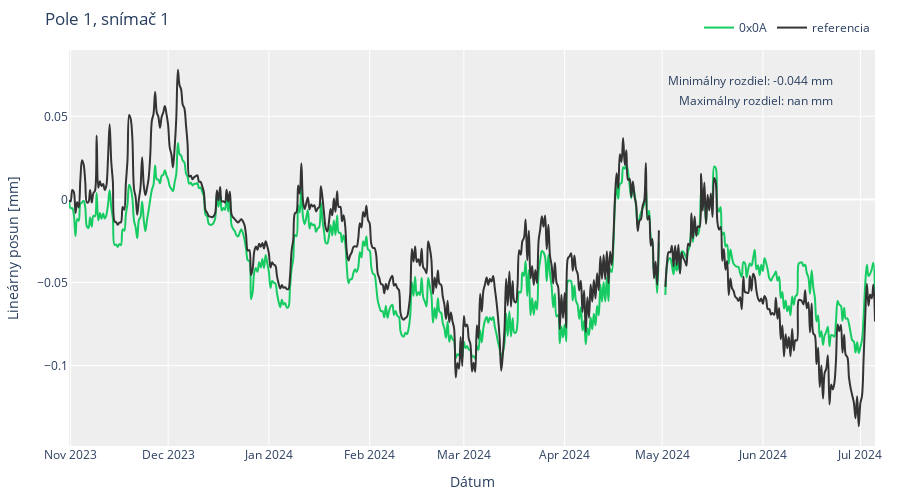

The notebook cell this image was saved under:
### Code cell
import pandas as pd
import plotly.express as px

df_sens = df_spans_flattened[0]
df_ref = df_spans_flattened[3]

average_set = "12h"

# Convert 'time_server_UTC' to datetime and resample
df_sens['time_server_UTC'] = pd.to_datetime(df_sens['time_server_UTC'])
df_ref['time_server_UTC'] = pd.to_datetime(df_ref['time_server_UTC'])

# Resample and compute mean for the relevant columns
df_sens_resampled = df_sens.resample(average_set, on='time_server_UTC')[
    '10.pv1'].mean() * 25 - 12.065081

df_ref_resampled = df_ref.resample(average_set, on='time_server_UTC')[
    '4.pv2'].mean() * 25 - 9.560792

# Calculate the difference between the two Series
difference_resampled = df_sens_resampled - df_ref_resampled

# Sort difference_resampled by values
sorted_difference_resampled = difference_resampled.sort_values()

# Calculate min and max differences
min_difference = sorted_difference_resampled.iloc[0]
max_difference = sorted_difference_resampled.iloc[-1]

# Create a Plotly line plot for '0x0A' and 'reference' with custom line colors
fig_combined_pv = px.line()
fig_combined_pv.add_scatter(
    x=df_sens_resampled.index, y=df_sens_resampled, name='0x0A', mode='lines', line_shape='spline', line_color='#16CC62')
fig_combined_pv.add_scatter(
    x=df_ref_resampled.index, y=df_ref_resampled, name='referencia', mode='lines', line_shape='spline', line_color='#333333')

# Add text annotations for min and max differences
fig_combined_pv.add_annotation(
    text=f'Minimálny rozdiel: {min_difference:.3f} mm', xref='paper', yref='paper', x=0.95, y=0.95, showarrow=False)
fig_combined_pv.add_annotation(
    text=f'Maximálny rozdiel: {max_difference:.3f} mm', xref='paper', yref='paper', x=0.95, y=0.90, showarrow=False)

fig_combined_pv.update_layout(title='Pole 1, snímač 1',
                              xaxis_title='Dátum',
                              yaxis_title='Lineárny posun [mm]',
                              legend=dict(orientation='h', yanchor='bottom',
                                          y=1.02, xanchor='right', x=1),
                              plot_bgcolor='#EEEEEE',
                              width=900, height=500,
                              margin=dict(l=50, r=25, t=50, b=50))

# Show the plot
fig_combined_pv.show()

### Figure 1 — Plotly figure (JSON) as saved in the notebook; plotly's stock layout.template omitted (floating-point values rounded to 4 significant figures; data arrays with more than 128 entries replaced by an {"elided": "..."} marker saying what was removed)
{"data": [{"hovertemplate": "<extra></extra>", "legendgroup": "", "line": {"color": "#636efa", "dash": "solid"}, "marker": {"symbol": "circle"}, "mode": "lines", "name": "", "orientation": "v", "showlegend": false, "type": "scatter", "xaxis": "x", "yaxis": "y"}, {"line": {"color": "#16CC62", "shape": "spline"}, "mode": "lines", "name": "0x0A", "type": "scatter", "x": {"elided": "497 str values"}, "y": {"elided": "497 float values"}}, {"line": {"color": "#333333", "shape": "spline"}, "mode": "lines", "name": "referencia", "type": "scatter", "x": {"elided": "497 str values"}, "y": {"elided": "497 float values"}}], "layout": {"annotations": [{"showarrow": false, "text": "Minimálny rozdiel: -0.044 mm", "x": 0.95, "xref": "paper", "y": 0.95, "yref": "paper"}, {"showarrow": false, "text": "Maximálny rozdiel: nan mm", "x": 0.95, "xref": "paper", "y": 0.9, "yref": "paper"}], "height": 500, "legend": {"orientation": "h", "tracegroupgap": 0, "x": 1, "xanchor": "right", "y": 1.02, "yanchor": "bottom"}, "margin": {"b": 50, "l": 50, "r": 25, "t": 50}, "plot_bgcolor": "#EEEEEE", "title": {"text": "Pole 1, snímač 1"}, "width": 900, "xaxis": {"anchor": "y", "domain": [0, 1], "title": {"text": "Dátum"}}, "yaxis": {"anchor": "x", "domain": [0, 1], "title": {"text": "Lineárny posun [mm]"}}}}
